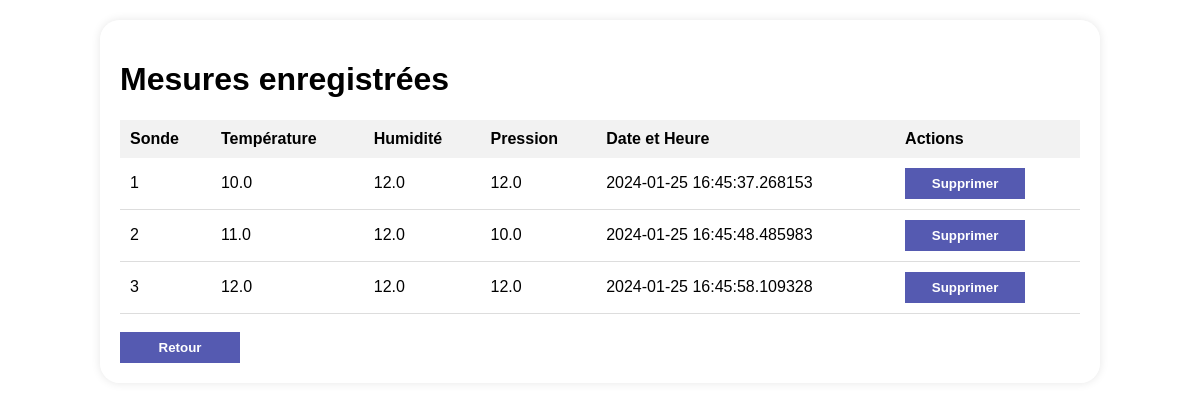
The page /afficher_mesures on the database its author committed.
### tables this page shows
CREATE TABLE Meteo (
        M_Id INTEGER PRIMARY KEY AUTOINCREMENT,
        user_id INTEGER,
        temperature REAL,
        humidite REAL,
        pression REAL,
        temps DATETIME,
        FOREIGN KEY (user_id) REFERENCES User(US_Id)
    );

### app.py (the view)
@app.route('/afficher_mesures')
def afficher_mesures():
    with connect_db() as db:
        cursor = db.cursor()
        cursor.execute("SELECT * FROM Meteo")
        mesures = cursor.fetchall()
    mesures_enum = list(enumerate(mesures, start=1))
    return render_template('afficher_mesures.html', mesures_enum=mesures_enum)

### app.py (called while the page is built)
def connect_db():
    db_path = 'base_de_donnee.db'
    print(f"Connecté à la base de données : {db_path}")
    return sqlite3.connect(db_path)

### templates/afficher_mesures.html (shortened to what this page needs)
<!DOCTYPE html>
<html lang="fr">
  <head>
    <link rel="stylesheet" href="/static/style4.css" />
  </head>
  <body>
    <div class="wrapper">
      <h1>Mesures enregistrées</h1>
      <table>
        <thead>
          <tr>
            <th>Sonde</th>
            <th>Température</th>
            <th>Humidité</th>
            <th>Pression</th>
            <th>Date et Heure</th>
            <th>Actions</th>
          </tr>
        </thead>
        <tbody>
          {% for index, mesure in mesures_enum %}
          <tr>
            <td>{{ index }}</td>
            <td>{{ mesure[2] }}</td>
            <td>{{ mesure[3] }}</td>
            <td>{{ mesure[4] }}</td>
            <td>{{ mesure[5] }}</td>
            <td>
              <form method="post" action="/supprimer_mesure/{{ mesure[0] }}">
                <button type="submit" class="btn">Supprimer</button>
              </form>
            </td>
          </tr>
          {% endfor %}
        </tbody>
      </table>
      <br />
      <button onclick="window.location.href='/sonde'" class="btn">
        Retour
      </button>
    </div>
  </body>
</html>

### static/style4.css (style rules this page uses)
body { font-family: Arial, sans-serif; background-color: #f4f4f4; margin: 0; padding: 0; background-repeat: no-repeat !important; background-size: cover !important; background-attachment: fixed !important; background-position: center !important; background: url(nightbg.png); }
.wrapper { width: 80%; margin: 20px auto; background-color: #ffffff99; border-radius: 20px; padding: 20px; box-shadow: 0 0 10px rgba(0, 0, 0, 0.1); transition: all 0.15s ease-in; }
table { width: 100%; border-collapse: collapse; margin-top: 20px; }
th, td { padding: 10px; text-align: left; }
th { background-color: #f2f2f2; }
td { border-bottom: 1px solid #ddd; }
.btn { width: 10vw; background-color: #555ab1; color: #fff; border: none; padding: 8px 12px; cursor: pointer; font-weight: 800; transition: all 0.15s ease-in; }

### rows shown on the page
Meteo: index "1", temperature "10.0", humidite "12.0", pression "12.0", temps "2024-01-25 16:45:37.268153"
Meteo: index "2", temperature "11.0", humidite "12.0", pression "10.0", temps "2024-01-25 16:45:48.485983"
Meteo: index "3", temperature "12.0", humidite "12.0", pression "12.0", temps "2024-01-25 16:45:58.109328"
